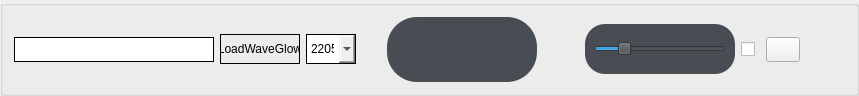
           <widget class="QGroupBox" name="groupBox_3">
            <property name="maximumSize">
             <size>
              <width>16777215</width>
              <height>80</height>
             </size>
            </property>
            <property name="title">
             <string/>
            </property>
            <layout class="QGridLayout" name="gridLayout">
             <item row="0" column="11">
              <spacer name="horizontalSpacer_4">
               <property name="orientation">
                <enum>Qt::Horizontal</enum>
               </property>
               <property name="sizeHint" stdset="0">
                <size>
                 <width>40</width>
                 <height>20</height>
                </size>
               </property>
              </spacer>
             </item>
             <item row="0" column="2">
              <widget class="QPushButton" name="LoadWaveGlowModel">
               <property name="enabled">
                <bool>true</bool>
               </property>
               <property name="minimumSize">
                <size>
                 <width>80</width>
                 <height>30</height>
                </size>
               </property>
               <property name="maximumSize">
                <size>
                 <width>80</width>
                 <height>30</height>
                </size>
               </property>
               <property name="toolTip">
                <string>Загрузить модель вокодера</string>
               </property>
               <property name="styleSheet">
                <string notr="true">border: 1px solid black;</string>
               </property>
               <property name="text">
                <string>LoadWaveGlow</string>
               </property>
              </widget>
             </item>
             <item row="0" column="6">
              <widget class="QGroupBox" name="groupBox">
               <property name="minimumSize">
                <size>
                 <width>150</width>
                 <height>65</height>
                </size>
               </property>
               <property name="maximumSize">
                <size>
                 <width>150</width>
                 <height>65</height>
                </size>
               </property>
               <property name="styleSheet">
                <string notr="true">background-color: rgb(71,77,82);
border-radius: 30px;</string>
               </property>
               <property name="title">
                <string/>
               </property>
               <layout class="QGridLayout" name="gridLayout_10">
                <item row="0" column="1">
                 <widget class="QPushButton" name="PlayWav">
                  <property name="minimumSize">
                   <size>
                    <width>50</width>
                    <height>35</height>
                   </size>
                  </property>
                  <property name="toolTip">
                   <string>Старт</string>
                  </property>
                  <property name="styleSheet">
                   <string notr="true">QPushButton{
margin-left: 5px;
margin-right: 5px;
border-image:url(:/icon_pack/Resorce/IconPack1/Play_white.png);
}
QPushButton:pressed{ 
margin-left: 5px;
margin-right: 5px;
border-image:url(:/icon_pack/Resorce/IconPack1/Play_click.png);
}

</string>
                  </property>
                  <property name="text">
                   <string/>
                  </property>
                 </widget>
                </item>
                <item row="0" column="2">
                 <widget class="QPushButton" name="PauseWav">
                  <property name="minimumSize">
                   <size>
                    <width>25</width>
                    <height>25</height>
                   </size>
                  </property>
                  <property name="toolTip">
                   <string>Пауза</string>
                  </property>
                  <property name="styleSheet">
                   <string notr="true">QPushButton{
margin-left: 5px;
margin-right: 5px;
border-image:url(:/icon_pack/Resorce/IconPack1/Pause_white.png);
}
QPushButton:pressed{ 
margin-left: 5px;
margin-right: 5px;
border-image:url(:/icon_pack/Resorce/IconPack1/Pause_click.png);
}

</string>
                  </property>
                  <property name="text">
                   <string/>
                  </property>
                 </widget>
                </item>
                <item row="0" column="0">
                 <widget class="QPushButton" name="StopWav">
                  <property name="minimumSize">
                   <size>
                    <width>25</width>
                    <height>25</height>
                   </size>
                  </property>
                  <property name="toolTip">
                   <string>Стоп</string>
                  </property>
                  <property name="styleSheet">
                   <string notr="true">QPushButton{
margin-left: 5px;
margin-right: 5px;
border-image:url(:/icon_pack/Resorce/IconPack1/Stop_white.png);
}
QPushButton:pressed{ 
margin-left: 5px;
margin-right: 5px;
border-image:url(:/icon_pack/Resorce/IconPack1/Stop_click.png);
}

</string>
                  </property>
                  <property name="text">
                   <string/>
                  </property>
                 </widget>
                </item>
               </layout>
              </widget>
             </item>
             <item row="0" column="9">
              <widget class="QGroupBox" name="groupBox_2">
               <property name="minimumSize">
                <size>
                 <width>150</width>
                 <height>50</height>
                </size>
               </property>
               <property name="maximumSize">
                <size>
                 <width>150</width>
                 <height>50</height>
                </size>
               </property>
               <property name="styleSheet">
                <string notr="true">background-color: rgb(71,77,82);
border-radius: 20px;</string>
               </property>
               <property name="title">
                <string/>
               </property>
               <layout class="QGridLayout" name="gridLayout_13">
                <item row="0" column="0">
                 <widget class="QSlider" name="VolumeSlider">
                  <property name="font">
                   <font>
                    <pointsize>8</pointsize>
                   </font>
                  </property>
                  <property name="toolTip">
                   <string>Громкость</string>
                  </property>
                  <property name="styleSheet">
                   <string notr="true">QSlider::groove:horizontal {  
                height: 10px;

}

QSlider{
 	 border-radius: 10px;
}</string>
                  </property>
                  <property name="maximum">
                   <number>100</number>
                  </property>
                  <property name="value">
                   <number>20</number>
                  </property>
                  <property name="orientation">
                   <enum>Qt::Horizontal</enum>
                  </property>
                 </widget>
                </item>
               </layout>
              </widget>
             </item>
             <item row="0" column="4">
              <widget class="QComboBox" name="SampleRate">
               <property name="minimumSize">
                <size>
                 <width>29</width>
                 <height>30</height>
                </size>
               </property>
               <property name="maximumSize">
                <size>
                 <width>50</width>
                 <height>16777215</height>
                </size>
               </property>
               <property name="font">
                <font>
                 <weight>50</weight>
                 <italic>false</italic>
                 <bold>false</bold>
                 <underline>false</underline>
                 <strikeout>false</strikeout>
                 <kerning>true</kerning>
                </font>
               </property>
               <property name="acceptDrops">
                <bool>false</bool>
               </property>
               <property name="toolTip">
                <string>Частота дискретизации</string>
               </property>
               <property name="autoFillBackground">
                <bool>false</bool>
               </property>
               <property name="styleSheet">
                <string notr="true">border: 1px solid black;</string>
               </property>
               <property name="editable">
                <bool>false</bool>
               </property>
               <property name="currentIndex">
                <number>1</number>
               </property>
               <property name="insertPolicy">
                <enum>QComboBox::InsertAtBottom</enum>
               </property>
               <property name="sizeAdjustPolicy">
                <enum>QComboBox::AdjustToContentsOnFirstShow</enum>
               </property>
               <property name="duplicatesEnabled">
                <bool>false</bool>
               </property>
               <property name="frame">
                <bool>true</bool>
               </property>
               <item>
                <property name="text">
                 <string>16000</string>
                </property>
               </item>
               <item>
                <property name="text">
                 <string>22050</string>
                </property>
               </item>
               <item>
                <property name="text">
                 <string>44100</string>
                </property>
               </item>
               <item>
                <property name="text">
                 <string>48000</string>
                </property>
               </item>
              </widget>
             </item>
             <item row="0" column="10">
              <layout class="QHBoxLayout" name="horizontalLayout_23">
               <item>
                <widget class="QCheckBox" name="AddSpeech">
                 <property name="minimumSize">
                  <size>
                   <width>0</width>
                   <height>30</height>
                  </size>
                 </property>
                 <property name="sizeIncrement">
                  <size>
                   <width>0</width>
                   <height>0</height>
                  </size>
                 </property>
                 <property name="toolTip">
                  <string>Добавить речь</string>
                 </property>
                 <property name="styleSheet">
                  <string notr="true">QCheckBox::indicator:unchecked{
margin-left: 5px;
margin-right: 5px;
    width: 18px;
	height: 30px;
border-image:url(:/icon_pack/Resorce/IconPack1/add_wave_white.png);
}
QCheckBox::indicator:checked{ 
margin-left: 5px;
margin-right: 5px;
    width: 18px;
	height: 30px;
border-image:url(:/icon_pack/Resorce/IconPack1/add_wave_click.png);
}

</string>
                 </property>
                 <property name="text">
                  <string/>
                 </property>
                </widget>
               </item>
               <item>
                <widget class="QPushButton" name="Syntethis">
                 <property name="minimumSize">
                  <size>
                   <width>25</width>
                   <height>25</height>
                  </size>
                 </property>
                 <property name="toolTip">
                  <string>Синтезировать речь</string>
                 </property>
                 <property name="styleSheet">
                  <string notr="true">QPushButton{
margin-left: 5px;
margin-right: 5px;
border-image:url(:/icon_pack/Resorce/IconPack1/wave_white.png);
}
QPushButton:pressed{ 
margin-left: 5px;
margin-right: 5px;
border-image:url(:/icon_pack/Resorce/IconPack1/wave_click.png);
}

</string>
                 </property>
                 <property name="text">
                  <string/>
                 </property>
                </widget>
               </item>
              </layout>
             </item>
             <item row="0" column="1">
              <widget class="QLineEdit" name="WaveGlowModel">
               <property name="minimumSize">
                <size>
                 <width>200</width>
                 <height>25</height>
                </size>
               </property>
               <property name="maximumSize">
                <size>
                 <width>135</width>
                 <height>16777215</height>
                </size>
               </property>
               <property name="toolTip">
                <string>Путь вокодера</string>
               </property>
               <property name="styleSheet">
                <string notr="true">border: 1px solid black;</string>
               </property>
              </widget>
             </item>
             <item row="0" column="7">
              <spacer name="horizontalSpacer_2">
               <property name="orientation">
                <enum>Qt::Horizontal</enum>
               </property>
               <property name="sizeType">
                <enum>QSizePolicy::Fixed</enum>
               </property>
               <property name="sizeHint" stdset="0">
                <size>
                 <width>42</width>
                 <height>20</height>
                </size>
               </property>
              </spacer>
             </item>
             <item row="0" column="5">
              <spacer name="horizontalSpacer_5">
               <property name="orientation">
                <enum>Qt::Horizontal</enum>
               </property>
               <property name="sizeType">
                <enum>QSizePolicy::Fixed</enum>
               </property>
               <property name="sizeHint" stdset="0">
                <size>
                 <width>25</width>
                 <height>20</height>
                </size>
               </property>
              </spacer>
             </item>
            </layout>
           </widget>
